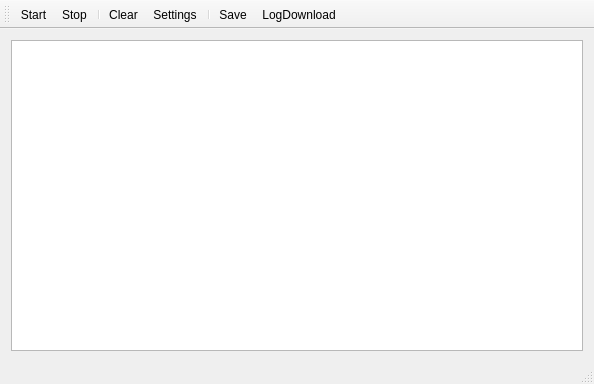
<?xml version="1.0" encoding="UTF-8"?>
<ui version="4.0">
 <class>YlzSqlViewerClass</class>
 <widget class="QMainWindow" name="YlzSqlViewerClass">
  <property name="geometry">
   <rect>
    <x>0</x>
    <y>0</y>
    <width>594</width>
    <height>384</height>
   </rect>
  </property>
  <property name="windowTitle">
   <string>YlzSqlViewer</string>
  </property>
  <widget class="QWidget" name="centralWidget">
   <layout class="QVBoxLayout" name="verticalLayout">
    <item>
     <widget class="QSplitter" name="splitter">
      <property name="orientation">
       <enum>Qt::Vertical</enum>
      </property>
      <widget class="QPlainTextEdit" name="textEdit">
       <property name="font">
        <font>
         <pointsize>10</pointsize>
        </font>
       </property>
      </widget>
     </widget>
    </item>
   </layout>
  </widget>
  <widget class="QMenuBar" name="menuBar">
   <property name="geometry">
    <rect>
     <x>0</x>
     <y>0</y>
     <width>594</width>
     <height>18</height>
    </rect>
   </property>
  </widget>
  <widget class="QToolBar" name="mainToolBar">
   <attribute name="toolBarArea">
    <enum>TopToolBarArea</enum>
   </attribute>
   <attribute name="toolBarBreak">
    <bool>false</bool>
   </attribute>
   <addaction name="actionStart"/>
   <addaction name="actionStop"/>
   <addaction name="separator"/>
   <addaction name="actionClear"/>
   <addaction name="actionSettings"/>
   <addaction name="separator"/>
   <addaction name="actionSave"/>
   <addaction name="actionLogDownload"/>
  </widget>
  <widget class="QStatusBar" name="statusBar"/>
  <action name="actionStart">
   <property name="icon">
    <iconset resource="YlzSqlViewer.qrc">
     <normaloff>:/YlzSqlViewer/Resources/start.ico</normaloff>
     <normalon>:/YlzSqlViewer/start.png</normalon>:/YlzSqlViewer/Resources/start.ico</iconset>
   </property>
   <property name="text">
    <string>Start</string>
   </property>
   <property name="toolTip">
    <string>Start</string>
   </property>
  </action>
  <action name="actionStop">
   <property name="icon">
    <iconset resource="YlzSqlViewer.qrc">
     <normaloff>:/YlzSqlViewer/Resources/stop.ico</normaloff>:/YlzSqlViewer/Resources/stop.ico</iconset>
   </property>
   <property name="text">
    <string>Stop</string>
   </property>
   <property name="toolTip">
    <string>Stop</string>
   </property>
  </action>
  <action name="actionClear">
   <property name="icon">
    <iconset resource="YlzSqlViewer.qrc">
     <normaloff>:/YlzSqlViewer/Resources/clear.ico</normaloff>:/YlzSqlViewer/Resources/clear.ico</iconset>
   </property>
   <property name="text">
    <string>Clear</string>
   </property>
   <property name="toolTip">
    <string>Clear</string>
   </property>
  </action>
  <action name="actionSettings">
   <property name="icon">
    <iconset resource="YlzSqlViewer.qrc">
     <normaloff>:/YlzSqlViewer/Resources/settings.ico</normaloff>:/YlzSqlViewer/Resources/settings.ico</iconset>
   </property>
   <property name="text">
    <string>Settings</string>
   </property>
   <property name="toolTip">
    <string>Settings</string>
   </property>
  </action>
  <action name="actionSave">
   <property name="icon">
    <iconset resource="YlzSqlViewer.qrc">
     <normaloff>:/YlzSqlViewer/Resources/save.ico</normaloff>:/YlzSqlViewer/Resources/save.ico</iconset>
   </property>
   <property name="text">
    <string>Save</string>
   </property>
   <property name="toolTip">
    <string>Save</string>
   </property>
  </action>
  <action name="actionLogDownload">
   <property name="icon">
    <iconset resource="YlzSqlViewer.qrc">
     <normaloff>:/YlzSqlViewer/Resources/log_download.ico</normaloff>:/YlzSqlViewer/Resources/log_download.ico</iconset>
   </property>
   <property name="text">
    <string>LogDownload</string>
   </property>
   <property name="toolTip">
    <string>LogDownload</string>
   </property>
  </action>
  <action name="actionDatabase">
   <property name="icon">
    <iconset resource="YlzSqlViewer.qrc">
     <normaloff>:/YlzSqlViewer/Resources/database.ico</normaloff>:/YlzSqlViewer/Resources/database.ico</iconset>
   </property>
   <property name="text">
    <string>Database</string>
   </property>
   <property name="toolTip">
    <string>Database</string>
   </property>
  </action>
 </widget>
 <layoutdefault spacing="6" margin="11"/>
 <resources>
  <include location="YlzSqlViewer.qrc"/>
 </resources>
 <connections/>
</ui>
